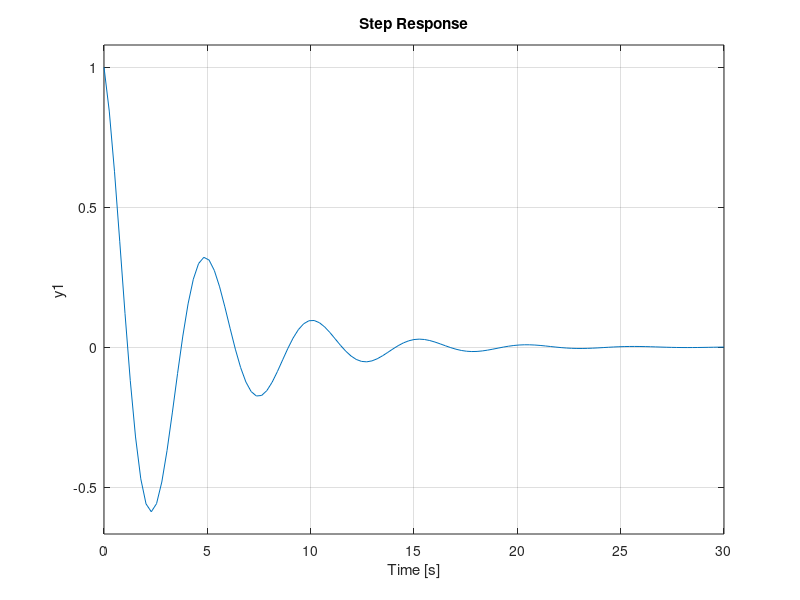
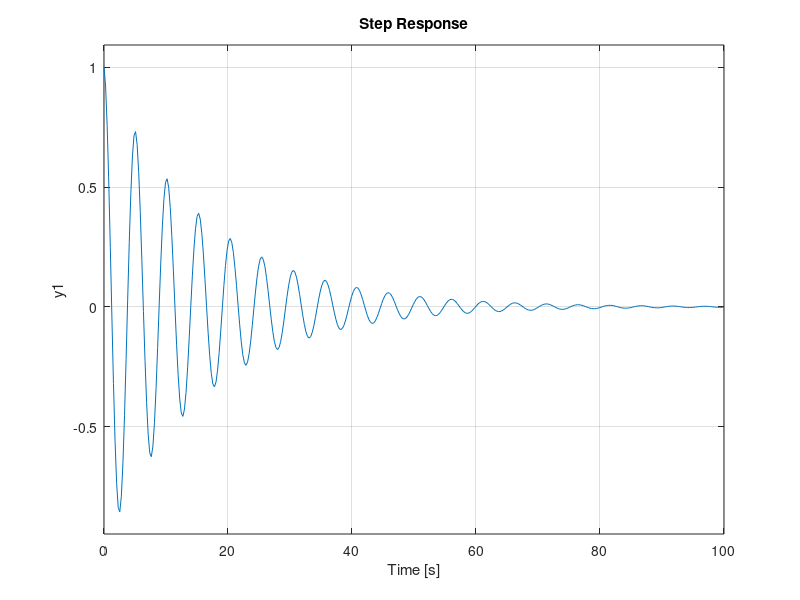

Write MATLAB code to recreate these figures, in order.
close all, clear, clc
% For real life
m= 30000; % Mass of the building
a=0.3; % Column thickness
h=3; % Column height
E=38*10^6; % Concrete modulus of elasticity
mu= 250; %Viscosity
A= 2.2*1.4; %Plate area
y= 0.075 % Gap
zSt= 0.05 % Zeta for building
I= (a^4)/12; % Area moment of inertia of the columns
k= 48*E*I/(h^3); % Column stiffness
wn= sqrt(k/m); % Natural frequency

bVWD= mu*A/y; % Damping coef for VWD
bSt= zSt*2*m*wn; % Damping coef for Structure
bT= bVWD+bSt; % Total damping coef
Dtotal= bT/(2*wn*m); 
%%
% s^2+k1*s+k2
k1=2*wn*Dtotal
k2=wn^2
k11=2*wn*zSt
k21=wn^2
num=[1 0 0]
den=[1 k1 k2]
num1=[1 0 0]
den1=[1 k11 k21]
Tf=tf(num,den)
Tf1=tf(num1,den1)
figure(1)
step(Tf)
figure(2)
step(Tf1)

%Uoutput=Uinput*Tf
%u=      %İnverse laplace of Uoutput
%% % For our prototype
m=4 % bina kütle
a=0.015 % kolon kenar
h=0.1568 %  kolon uzunluk
E=1.9*10^6 % Beton modules of elasticity
mu= 0.55 %Viscosity of fluid
A= 0.01 %Plate alan
y= 0.002 %gap
zSt= 0.05 %Damping Coef for building
I= (a^4)/12
k= 48*E*I/(h^3)
wn=(k/m)^0.5
b=mu*A/y
Dvwd=b/(m*2*wn)
Dtotal=zSt+Dvwd
bT=2*wn*Dtotal*m
% s^2+k1*s+k2
k1=2*wn*Dtotal
k2=wn^2
num=[1 0 0]
den=[1 k1 k2]
Tf=tf(num,den)
%Uoutput=



